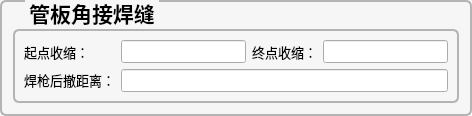
        <widget class="QGroupBox" name="groupBox_22">
         <property name="sizePolicy">
          <sizepolicy hsizetype="Preferred" vsizetype="Preferred">
           <horstretch>4</horstretch>
           <verstretch>2</verstretch>
          </sizepolicy>
         </property>
         <property name="font">
          <font>
           <pointsize>16</pointsize>
           <bold>true</bold>
          </font>
         </property>
         <property name="styleSheet">
          <string notr="true">QGroupBox {
	color: rgb(0, 0, 0);
	background-color: #f6f6f6;
    border-width: 2px;
    border-radius: 6px;
   border-style:solid;
  border-color: #b4b4b4;
  margin-top: 2ex;
}
QGroupBox::title {
     subcontrol-origin: margin;
     subcontrol-position: top left;
   left:25px;
     margin-left: 0px;
     padding:0 1px;
}</string>
         </property>
         <property name="title">
          <string>管板角接焊缝</string>
         </property>
         <property name="alignment">
          <set>Qt::AlignCenter</set>
         </property>
         <layout class="QGridLayout" name="gridLayout_26">
          <item row="1" column="0">
           <layout class="QVBoxLayout" name="verticalLayout_7">
            <item>
             <widget class="QGroupBox" name="groupBox_26">
              <property name="font">
               <font>
                <pointsize>12</pointsize>
                <bold>true</bold>
               </font>
              </property>
              <property name="styleSheet">
               <string notr="true">QGroupBox {
	color: rgb(0, 0, 0);
	background-color: #f6f6f6;
    border-width: 2px;
    border-radius: 6px;
   border-style:solid;
  border-color: #b4b4b4;
  margin-top: 2ex;
}
QGroupBox::title {
     subcontrol-origin: margin;
     subcontrol-position: top left;
   left:25px;
     margin-left: 0px;
     padding:0 1px;
}</string>
              </property>
              <property name="title">
               <string/>
              </property>
              <property name="alignment">
               <set>Qt::AlignCenter</set>
              </property>
              <layout class="QGridLayout" name="gridLayout_23">
               <item row="0" column="1">
                <widget class="QLineEdit" name="lineEdit_TPFStartOffset">
                 <property name="sizePolicy">
                  <sizepolicy hsizetype="Expanding" vsizetype="Fixed">
                   <horstretch>0</horstretch>
                   <verstretch>0</verstretch>
                  </sizepolicy>
                 </property>
                 <property name="font">
                  <font>
                   <pointsize>10</pointsize>
                   <bold>false</bold>
                  </font>
                 </property>
                </widget>
               </item>
               <item row="0" column="2">
                <widget class="QLabel" name="label_72">
                 <property name="font">
                  <font>
                   <pointsize>10</pointsize>
                   <bold>false</bold>
                  </font>
                 </property>
                 <property name="styleSheet">
                  <string notr="true">color: rgb(0, 0, 0);</string>
                 </property>
                 <property name="text">
                  <string>终点收缩：</string>
                 </property>
                </widget>
               </item>
               <item row="0" column="0">
                <widget class="QLabel" name="label_71">
                 <property name="font">
                  <font>
                   <pointsize>10</pointsize>
                   <bold>false</bold>
                  </font>
                 </property>
                 <property name="styleSheet">
                  <string notr="true">color: rgb(0, 0, 0);</string>
                 </property>
                 <property name="text">
                  <string>起点收缩：</string>
                 </property>
                </widget>
               </item>
               <item row="1" column="0">
                <widget class="QLabel" name="label_73">
                 <property name="font">
                  <font>
                   <pointsize>10</pointsize>
                   <bold>false</bold>
                  </font>
                 </property>
                 <property name="styleSheet">
                  <string notr="true">color: rgb(0, 0, 0);</string>
                 </property>
                 <property name="text">
                  <string>&lt;html&gt;&lt;head/&gt;&lt;body&gt;&lt;p align=&quot;center&quot;&gt;焊枪后撤距离：&lt;/p&gt;&lt;/body&gt;&lt;/html&gt;</string>
                 </property>
                </widget>
               </item>
               <item row="1" column="1" colspan="3">
                <widget class="QLineEdit" name="lineEdit_TPFWeld_WithdrawDistance">
                 <property name="sizePolicy">
                  <sizepolicy hsizetype="Expanding" vsizetype="Fixed">
                   <horstretch>0</horstretch>
                   <verstretch>0</verstretch>
                  </sizepolicy>
                 </property>
                 <property name="font">
                  <font>
                   <pointsize>10</pointsize>
                   <bold>false</bold>
                  </font>
                 </property>
                </widget>
               </item>
               <item row="0" column="3">
                <widget class="QLineEdit" name="lineEdit_TPFEndOffset">
                 <property name="font">
                  <font>
                   <pointsize>10</pointsize>
                   <bold>false</bold>
                  </font>
                 </property>
                </widget>
               </item>
              </layout>
             </widget>
            </item>
           </layout>
          </item>
          <item row="0" column="0">
           <widget class="QLabel" name="label_10">
            <property name="maximumSize">
             <size>
              <width>16777215</width>
              <height>10</height>
             </size>
            </property>
            <property name="text">
             <string/>
            </property>
           </widget>
          </item>
         </layout>
        </widget>
